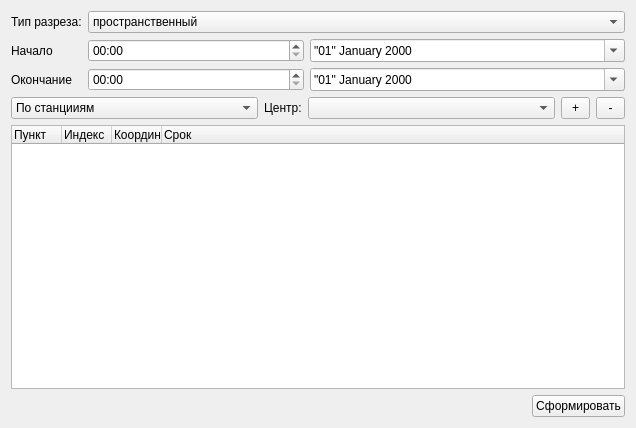
<?xml version="1.0" encoding="UTF-8"?>
<ui version="4.0">
 <class>Form</class>
 <widget class="QWidget" name="Form">
  <property name="windowModality">
   <enum>Qt::NonModal</enum>
  </property>
  <property name="geometry">
   <rect>
    <x>0</x>
    <y>0</y>
    <width>636</width>
    <height>428</height>
   </rect>
  </property>
  <property name="sizePolicy">
   <sizepolicy hsizetype="Preferred" vsizetype="Fixed">
    <horstretch>0</horstretch>
    <verstretch>0</verstretch>
   </sizepolicy>
  </property>
  <property name="windowTitle">
   <string>Вертикальный разрез атмосферы</string>
  </property>
  <property name="layoutDirection">
   <enum>Qt::LeftToRight</enum>
  </property>
  <layout class="QGridLayout" name="gridLayout">
   <item row="0" column="0">
    <widget class="QLabel" name="label_4">
     <property name="sizePolicy">
      <sizepolicy hsizetype="Maximum" vsizetype="Preferred">
       <horstretch>0</horstretch>
       <verstretch>0</verstretch>
      </sizepolicy>
     </property>
     <property name="text">
      <string>Тип разреза:</string>
     </property>
    </widget>
   </item>
   <item row="0" column="1" colspan="3">
    <widget class="QComboBox" name="vcutTypeCombo">
     <item>
      <property name="text">
       <string>пространственный</string>
      </property>
     </item>
     <item>
      <property name="text">
       <string>временной</string>
      </property>
     </item>
    </widget>
   </item>
   <item row="1" column="0">
    <widget class="QLabel" name="label_6">
     <property name="text">
      <string>Начало</string>
     </property>
     <property name="buddy">
      <cstring>startTime</cstring>
     </property>
    </widget>
   </item>
   <item row="1" column="1">
    <widget class="QTimeEdit" name="startTime">
     <property name="maximumDateTime">
      <datetime>
       <hour>23</hour>
       <minute>59</minute>
       <second>59</second>
       <year>2000</year>
       <month>1</month>
       <day>1</day>
      </datetime>
     </property>
     <property name="displayFormat">
      <string>hh:mm</string>
     </property>
     <property name="calendarPopup">
      <bool>true</bool>
     </property>
    </widget>
   </item>
   <item row="2" column="0">
    <widget class="QLabel" name="label_12">
     <property name="text">
      <string>Окончание</string>
     </property>
     <property name="buddy">
      <cstring>endTime</cstring>
     </property>
    </widget>
   </item>
   <item row="2" column="1">
    <widget class="QTimeEdit" name="endTime">
     <property name="displayFormat">
      <string>hh:mm</string>
     </property>
     <property name="calendarPopup">
      <bool>true</bool>
     </property>
    </widget>
   </item>
   <item row="3" column="0" colspan="4">
    <layout class="QGridLayout" name="gridLayout_2">
     <item row="0" column="0">
      <widget class="QComboBox" name="serviceCombo">
       <property name="sizePolicy">
        <sizepolicy hsizetype="Minimum" vsizetype="Fixed">
         <horstretch>0</horstretch>
         <verstretch>0</verstretch>
        </sizepolicy>
       </property>
       <item>
        <property name="text">
         <string>По станцииям</string>
        </property>
       </item>
       <item>
        <property name="text">
         <string>По анализу</string>
        </property>
       </item>
      </widget>
     </item>
     <item row="0" column="4">
      <widget class="QToolButton" name="removeBtn">
       <property name="maximumSize">
        <size>
         <width>29</width>
         <height>29</height>
        </size>
       </property>
       <property name="toolTip">
        <string>Удалить пункт</string>
       </property>
       <property name="text">
        <string>-</string>
       </property>
       <property name="icon">
        <iconset>
         <normaloff>:/meteo/icons/tools/minus.png</normaloff>:/meteo/icons/tools/minus.png</iconset>
       </property>
      </widget>
     </item>
     <item row="0" column="3">
      <widget class="QToolButton" name="addBtn">
       <property name="maximumSize">
        <size>
         <width>29</width>
         <height>29</height>
        </size>
       </property>
       <property name="toolTip">
        <string>Добавить пункт</string>
       </property>
       <property name="text">
        <string>+</string>
       </property>
       <property name="icon">
        <iconset>
         <normaloff>:/meteo/icons/tools/plus.png</normaloff>:/meteo/icons/tools/plus.png</iconset>
       </property>
      </widget>
     </item>
     <item row="0" column="2">
      <widget class="QComboBox" name="centerCombo">
       <property name="sizePolicy">
        <sizepolicy hsizetype="Preferred" vsizetype="Fixed">
         <horstretch>0</horstretch>
         <verstretch>0</verstretch>
        </sizepolicy>
       </property>
      </widget>
     </item>
     <item row="0" column="1">
      <widget class="QLabel" name="label">
       <property name="sizePolicy">
        <sizepolicy hsizetype="Maximum" vsizetype="Preferred">
         <horstretch>0</horstretch>
         <verstretch>0</verstretch>
        </sizepolicy>
       </property>
       <property name="text">
        <string>Центр:</string>
       </property>
      </widget>
     </item>
    </layout>
   </item>
   <item row="4" column="0" colspan="4">
    <widget class="QTreeWidget" name="placesTree">
     <property name="dragDropMode">
      <enum>QAbstractItemView::InternalMove</enum>
     </property>
     <property name="defaultDropAction">
      <enum>Qt::MoveAction</enum>
     </property>
     <property name="rootIsDecorated">
      <bool>false</bool>
     </property>
     <attribute name="headerDefaultSectionSize">
      <number>50</number>
     </attribute>
     <column>
      <property name="text">
       <string>Пункт</string>
      </property>
     </column>
     <column>
      <property name="text">
       <string>Индекс</string>
      </property>
     </column>
     <column>
      <property name="text">
       <string>Координаты</string>
      </property>
     </column>
     <column>
      <property name="text">
       <string>Срок</string>
      </property>
     </column>
    </widget>
   </item>
   <item row="5" column="0" colspan="3">
    <spacer name="horizontalSpacer">
     <property name="orientation">
      <enum>Qt::Horizontal</enum>
     </property>
     <property name="sizeHint" stdset="0">
      <size>
       <width>440</width>
       <height>20</height>
      </size>
     </property>
    </spacer>
   </item>
   <item row="5" column="3">
    <widget class="QPushButton" name="runBtn">
     <property name="sizePolicy">
      <sizepolicy hsizetype="Maximum" vsizetype="Fixed">
       <horstretch>0</horstretch>
       <verstretch>0</verstretch>
      </sizepolicy>
     </property>
     <property name="text">
      <string>Сформировать</string>
     </property>
    </widget>
   </item>
   <item row="1" column="2" colspan="2">
    <widget class="QDateEdit" name="startDate">
     <property name="displayFormat">
      <string>&quot;dd&quot; MMMM yyyy</string>
     </property>
     <property name="calendarPopup">
      <bool>true</bool>
     </property>
    </widget>
   </item>
   <item row="2" column="2" colspan="2">
    <widget class="QDateEdit" name="endDate">
     <property name="displayFormat">
      <string>&quot;dd&quot; MMMM yyyy</string>
     </property>
     <property name="calendarPopup">
      <bool>true</bool>
     </property>
    </widget>
   </item>
  </layout>
 </widget>
 <tabstops>
  <tabstop>vcutTypeCombo</tabstop>
  <tabstop>centerCombo</tabstop>
  <tabstop>runBtn</tabstop>
 </tabstops>
 <resources/>
 <connections/>
</ui>
